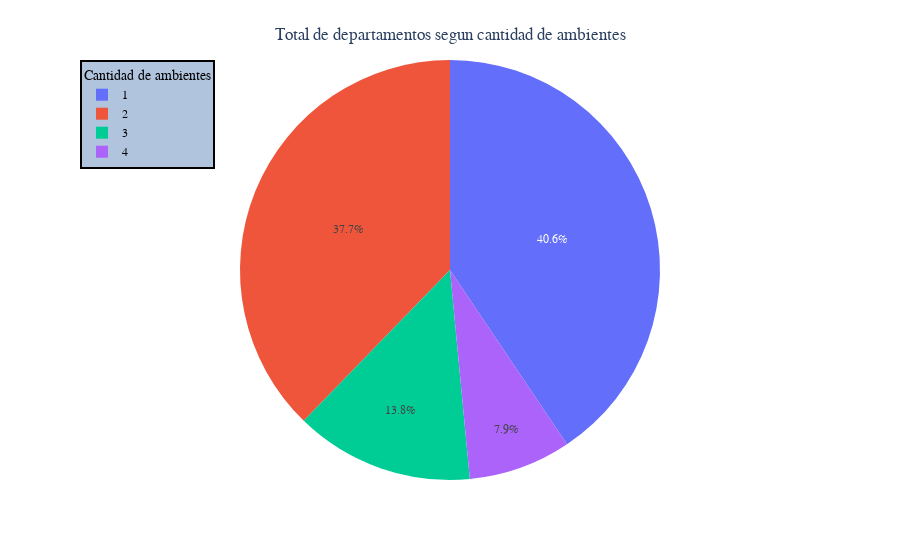

The notebook cell saved with this chart:
### Code cell
fig = px.pie(data_frame=data_cba_filtered, names = "rooms_clean")
             

fig.update_layout(
    title={
        'text': "Total de departamentos segun cantidad de ambientes",
        'y':0.95,
        'x':0.5,
        'xanchor': 'center',
        'yanchor': 'top'},
    legend_title = "Cantidad de ambientes",
    font=dict(
        family="Arial",
        size=12))
fig.update_layout(
    legend=dict(
        x=0,
        y=1,
        title_font_family="Arial",
        font=dict(
            family="Arial",
            size=12,
            color="black"
        ),
        bgcolor="LightSteelBlue",
        bordercolor="Black",
        borderwidth=2))
fig.show()

### Figure 1 — Plotly figure (JSON) as saved in the notebook; plotly's stock layout.template omitted (floating-point values rounded to 4 significant figures; data arrays with more than 128 entries replaced by an {"elided": "..."} marker saying what was removed)
{"data": [{"domain": {"x": [0, 1], "y": [0, 1]}, "hovertemplate": "rooms_clean=%{label}<extra></extra>", "labels": {"elided": "1823 int values"}, "legendgroup": "", "name": "", "showlegend": true, "type": "pie"}], "layout": {"font": {"family": "Arial", "size": 12}, "legend": {"bgcolor": "LightSteelBlue", "bordercolor": "Black", "borderwidth": 2, "font": {"color": "black", "family": "Arial", "size": 12}, "title": {"font": {"family": "Arial"}, "text": "Cantidad de ambientes"}, "tracegroupgap": 0, "x": 0, "y": 1}, "margin": {"t": 60}, "title": {"text": "Total de departamentos segun cantidad de ambientes", "x": 0.5, "xanchor": "center", "y": 0.95, "yanchor": "top"}}}
